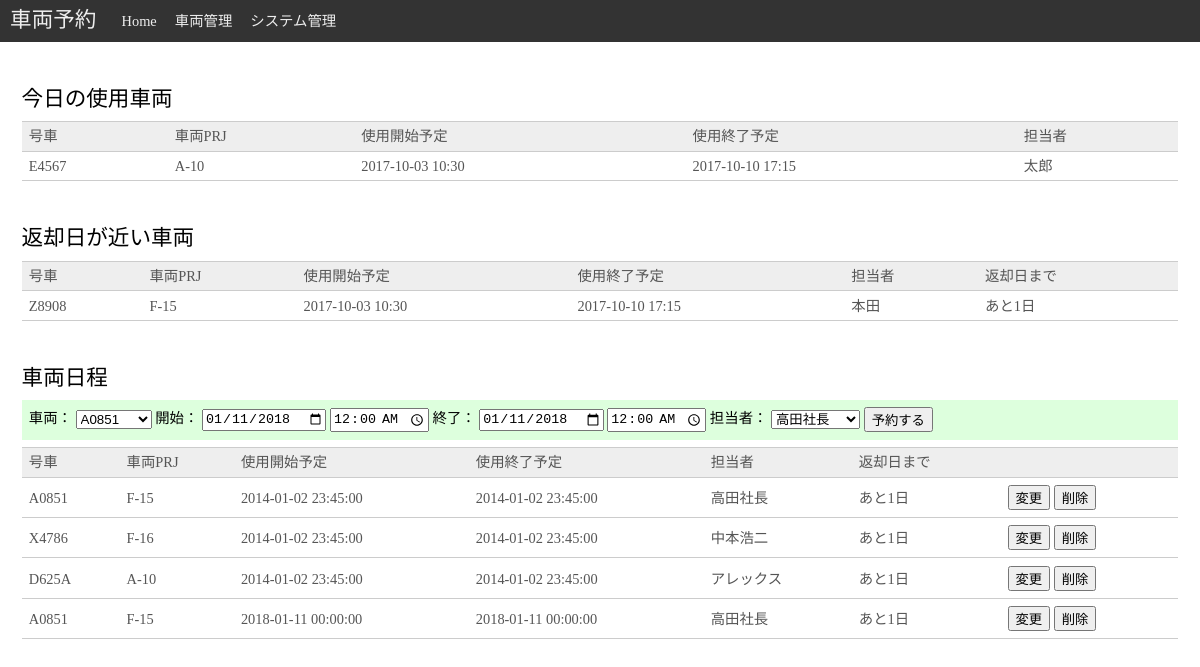
The app's page /reservations, older data.
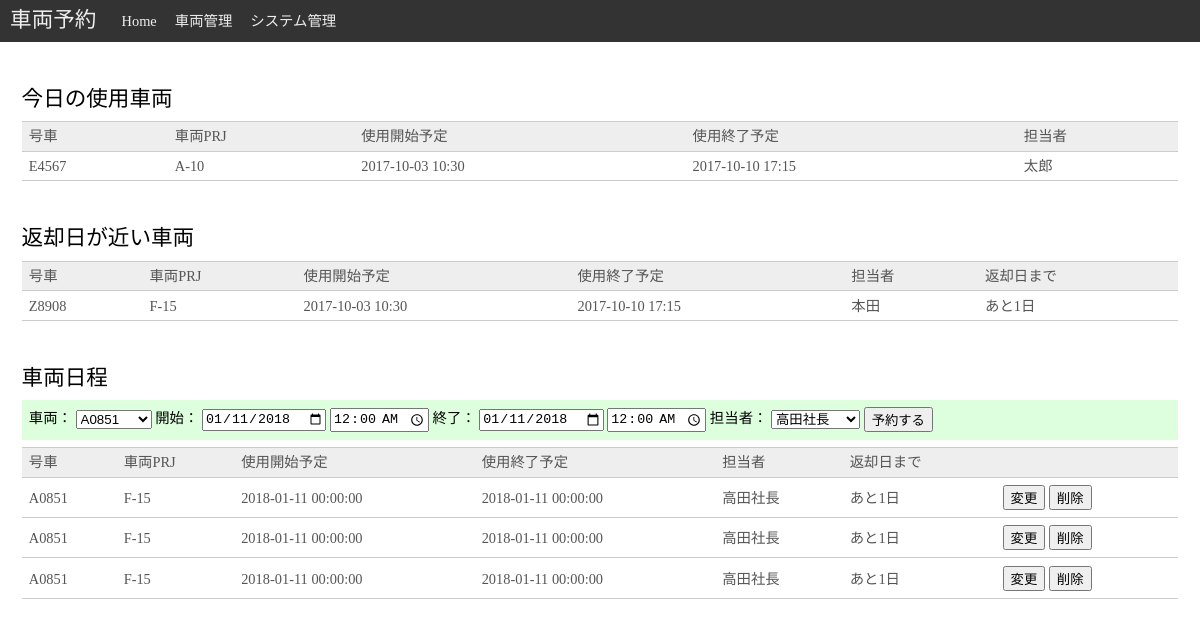
The same page, newer data.
### tables this page shows
CREATE TABLE reservations (
    'reservation_id' INTEGER PRIMARY KEY AUTOINCREMENT,
    'car_id' INTEGER NOT NULL,
    'person_id' INTEGER NOT NULL,
    'start_datetime' DATETIME,
    'end_datetime' DATETIME
    );

CREATE TABLE cars (
        'car_id' INTEGER PRIMARY KEY AUTOINCREMENT,
        'car_code' TEXT NOT NULL,
        'car_prj_id' INTEGER NOT NULL
    );

CREATE TABLE car_projects (
        'car_prj_id' INTEGER PRIMARY KEY AUTOINCREMENT,
        'car_prj_code' TEXT NOT NULL
    );

CREATE TABLE persons (
        'person_id' INTEGER PRIMARY KEY AUTOINCREMENT,
        'name' TEXT NOT NULL
    );

### car_reservation.py (the view)
@app.route('/reservations', methods=['GET'])
def show_entries():
    db = get_db()
    cur = db.execute(
        """
        SELECT
            reservation_id,
            car_code, name,
            car_prj_code,
            start_datetime,
            end_datetime
        FROM
            (
                (
                    reservations
                    INNER JOIN cars
                    ON reservations.car_id = cars.car_id
                )
                INNER JOIN persons
                ON reservations.person_id = persons.person_id
            )
        INNER JOIN car_projects
        ON cars.car_prj_id = car_projects.car_prj_id;
        """
    )
    reservations = cur.fetchall()
    cur = db.execute('SELECT car_id, car_code FROM cars')
    cars = cur.fetchall()
    cur = db.execute('SELECT person_id, name FROM persons')
    persons = cur.fetchall()
    return render_template('show_entries.html', reservations=reservations, cars=cars, persons=persons)

### car_reservation.py (called while the page is built)
def connect_db():
    rv = sqlite3.connect(
        app.config['DATABASE'], detect_types=sqlite3.PARSE_DECLTYPES | sqlite3.PARSE_COLNAMES)
    sqlite3.dbapi2.converters['DATETIME'] = sqlite3.dbapi2.converters['TIMESTAMP']
    rv.row_factory = sqlite3.Row
    return rv

def get_db():
    if not hasattr(g, 'sqlite_db'):
        g.sqlite_db = connect_db()
    return g.sqlite_db

### templates/show_entries.html
{% extends "layout.html" %} {% block body %}
<main>
    <article>
        <h2>今日の使用車両</h2>
        <table class="car_table">
            <tr>
                <th>号車</th>
                <th>車両PRJ</th>
                <th>使用開始予定</th>
                <th>使用終了予定</th>
                <th>担当者</th>
            </tr>
            <tr>
                <td>E4567</td>
                <td>A-10</td>
                <td>2017-10-03 10:30</td>
                <td>2017-10-10 17:15</td>
                <td>太郎</td>
            </tr>
        </table>
    </article>
    <article>
        <h2>返却日が近い車両</h2>
        <table class="car_table">
            <tr>
                <th>号車</th>
                <th>車両PRJ</th>
                <th>使用開始予定</th>
                <th>使用終了予定</th>
                <th>担当者</th>
                <th>返却日まで</th>
            </tr>
            <tr>
                <td>Z8908</td>
                <td>F-15</td>
                <td>2017-10-03 10:30</td>
                <td>2017-10-10 17:15</td>
                <td>本田</td>
                <td>あと1日</td>
            </tr>
        </table>
    </article>
    <article>
        <h2>車両日程</h2>
        <form class="one_line" action="{{ url_for('add_entry') }}" method="post">
            <span>車両：</span>
            <select name="car_id">
                {% for car in cars %}
                    <option value="{{ car.car_id }}">{{ car.car_code }}</option>
                {% endfor %}
            </select>
            <span>開始：</span>
            <input type="date" value="2018-01-11" name="start_date">
            <input type="time" value="00:00" min="00:00:00" max="24:00:00" name="start_time">
            <span>終了：</span>
            <input type="date" value="2018-01-11" name="end_date">
            <input type="time" value="00:00" min="00:00:00" max="24:00:00" name="end_time">
            <span>担当者：</span>
            <select name="person">
                {% for person in persons %}
                    <option value="{{ person.person_id }}">{{ person.name }}</option>
                {% endfor %}
            </select>
            <input type="submit" value="予約する">
        </form>
        <table class="car_table">
            <tr>
                <th>号車</th>
                <th>車両PRJ</th>
                <th>使用開始予定</th>
                <th>使用終了予定</th>
                <th>担当者</th>
                <th>返却日まで</th>
                <th></th>
            </tr>
            {% for reservation in reservations %}
            <tr id="{{reservation.reservation_id}}">
                <td>{{ reservation.car_code }}</td>
                <td>{{ reservation.car_prj_code}}</td>
                <td>{{ reservation.start_datetime }}</td>
                <td>{{ reservation.end_datetime }}</td>
                <td>{{ reservation.name }}</td>
                <td>あと1日</td>
                <td>
                    <button class="rep" id="{{reservation.reservation_id}}">変更</button>
                    <button class="del" id="{{reservation.reservation_id}}">削除</button>
                </td>
            </tr>
            {% endfor %}
        </table>
    </article>
</main>
{% endblock %}

### templates/layout.html (shortened to what this page needs)
<!DOCTYPE html>
<html lang="ja">
<head>
    <link rel="stylesheet" type=text/css href="{{ url_for('static', filename='html5reset.css') }}">
    <link rel="stylesheet" type=text/css href="{{ url_for('static', filename='style.css') }}">
</head>
<body>
    <header>
        <nav class="head_nav">
            <h1>車両予約</h1>
            <ul>
                <li>
                    <a href="{{ url_for('show_entries') }}">Home</a>
                </li>
                <li>
                    <a href="{{ url_for('show_cars') }}">車両管理</a>
                </li>
                <li>
                    <a href="{{ url_for('show_sys_info') }}">システム管理</a>
                </li>
            </ul>
        </nav>
    </header>
    {% block body %}{% endblock %}
</body>
</html>

### static/style.css (style rules this page uses)
body { font-family: 'Meiryo UI'; font-size: 0.9em; }
h2 { font-size: 1.5em; font-weight: normal; margin-top: 0.5em; margin-bottom: 0.5em; }
main { margin: 0.5em; padding: 0.5em; }
article { padding: 0.5em; margin-top: 0.5em; margin-bottom: 0.5em; }
.head_nav { margin-bottom: 1em; background: #333333; color: #EEEEEE; padding: 0.7em; }
.head_nav ul li { margin: 0.5em; display: inline; }
.head_nav ul { display: inline; margin: 1em; vertical-align: middle; }
.head_nav h1 { font-size: 1.5em; font-weight: normal; display: inline; vertical-align: middle; }
.head_nav ul li a { color: #EEEEEE; text-decoration: none; }
.car_table { margin-bottom: 1em; color: #555555; width: 100%; border-top: 1px solid #CCCCCC; border-spacing: 1em; }
.car_table tr th, .car_table tr td { text-align: left; border-bottom: 1px solid #CCCCCC; padding: 0.5em; }
.car_table tr th { font-weight: normal; background: #EEEEEE; }
.one_line { margin-bottom: 0.5em; padding: 0.5em; background: #DDFFDD; text-align: bottom; }

Row changes from the older to the newer data that the page shows:
removed reservations: car_code "A0851", car_prj_code "F-15", start_datetime "2014-01-02 23:45:00", end_datetime "2014-01-02 23:45:00", name "高田社長"
removed reservations: car_code "X4786", car_prj_code "F-16", start_datetime "2014-01-02 23:45:00", end_datetime "2014-01-02 23:45:00", name "中本浩二"
removed reservations: car_code "D625A", car_prj_code "A-10", start_datetime "2014-01-02 23:45:00", end_datetime "2014-01-02 23:45:00", name "アレックス"
added reservations: car_code "A0851", car_prj_code "F-15", start_datetime "2018-01-11 00:00:00", end_datetime "2018-01-11 00:00:00", name "高田社長"
added reservations: car_code "A0851", car_prj_code "F-15", start_datetime "2018-01-11 00:00:00", end_datetime "2018-01-11 00:00:00", name "高田社長"
